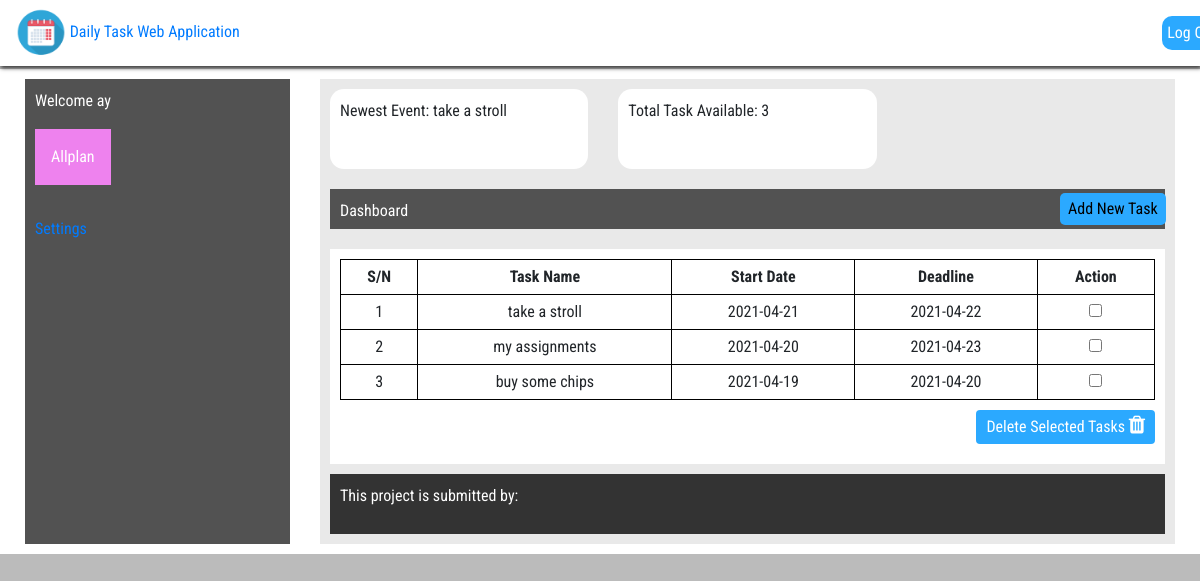
The page /homepage.php (signed in) on the database its author committed.
### tables this page shows
CREATE TABLE `tasks` (
  `id` int(11) NOT NULL,
  `taskname` longtext NOT NULL,
  `start_date` date NOT NULL,
  `deadline` date NOT NULL,
  `deleted` int(11) NOT NULL,
  `userid` int(11) NOT NULL
);

### lib/functions.php (called while the page is built, shortened)
<?php
    function display_tasks()
    {
        include "conn.php";
        $userid= $_SESSION['id'];
        $sql= "SELECT * FROM tasks WHERE userid= '$userid' AND deleted= 0 ORDER BY id DESC";
        $result= mysqli_query($conn, $sql);
        $tasks= [];
        while($task= mysqli_fetch_assoc($result))
        {
            array_push($tasks, $task);
        }
        return $tasks;
    }
    function totalNoOfTasks()
    {
        include "conn.php";
        $userid= $_SESSION['id'];
        $sql= "SELECT * FROM tasks WHERE userid= '$userid' AND deleted= 0";
        $result= mysqli_query($conn, $sql);
        $total= mysqli_num_rows($result);
        return $total;
    }
    function displayNewEvent()
    {
        include "conn.php";
        $userid= $_SESSION['id'];
        $sql= "SELECT * FROM tasks WHERE userid= '$userid' AND deleted= 0 ORDER BY id DESC LIMIT 1";
        $result= mysqli_query($conn, $sql);
        $newTasks= [];
        while($task= mysqli_fetch_assoc($result))
        {
            array_push($newTasks, $task);
        }
        return $newTasks;
    }
?>

### main.php (the view, shortened to what this page needs)
<div id="mainBody">
    <div class="container-fluid">
        <div class="row">
            <div class="col-md-3 col-sm-3 col-xs-12">
                <div id="sideBody">
                    <p style="color:white">Welcome <?= $_SESSION['user']?></p>
                    <div class="dropdown">
                        <button class="dropbtn">Allplan</button>
                    </div>
                    <div style= "margin-top: 2em">
                        <a href="settings.php">Settings</a><br>
                    </div>
                </div>
            </div>
            <div class="col-md-9 col-sm-9 col-xs-12">
                <div id="taskBody">
                    <div class="row">
                        <?php
                            $newTasks= displayNewEvent();
                        ?>
                        <div class="col-md-4 col-sm-4 col-xs-12">
                            <?php foreach($newTasks as $task): ?>
                            <div id="newEvent">
                                <p>Newest Event: <?= $task['taskname']; ?></p>
                            </div>
                            <?php endforeach ?>
                        </div>
                        <?php
                            $totalTask= totalNoOfTasks();
                        ?>
                        <div class="col-md-4 col-sm-4 col-xs-12">
                            <div id="totalTask">
                                <p>Total Task Available: <?= $totalTask ?> </p>
                            </div>
                        </div>
                    </div>
                    <div class="row">
                        <div class="col-md-12 col-sm-12 col-xs-12">
                            <div id="taskButton">
                                <div id="dashboard">Dashboard</div>
                                <div id="addButton">
                                    <button type="button" data-toggle="modal" data-target="#newTask">Add New Task</button>
                                </div>
                            </div>
                        </div>
                    </div>
                    <?php
                        $tasks= display_tasks();
                    ?>
                    <div class="row">
                        <div class="col-md-12 col-sm-12 col-xs-12">
                            <div id="taskTable">
                                <form action="controller.php" method="post">
                                    <table>
                                        <tr>
                                            <th>S/N</th>
                                            <th>Task Name</th>
                                            <th>Start Date</th>
                                            <th>Deadline</th>
                                            <th colspan="2">Action</th>
                                        </tr>
                                        <?php $id = 1; ?>
                                        <?php foreach ($tasks as $task) : ?>
                                        <tr>
                                            <td><?= $id ?></td>
                                            <td><?= $task['taskname'] ?></td>
                                            <td><?= $task['start_date'] ?></td>
                                            <td><?= $task['deadline']?></td>
                                            <td><input type='checkbox' name="checkbox[]" value='<?= $task["id"] ?>' ></td>
                                        </tr>
                                        <?php $id++ ?>
                                        <?php endforeach ?>
                                    </table>
                                    <div id="delete">
                                        <button type="submit" id="trash" name="but_delete">
                                            Delete Selected Tasks
                                            <i class="fa fa-trash"></i>
                                        </button>
                                    </div>
                                </form>
                            </div>
                        </div>
                    </div>
                    <footer>
                        <div class="row">
                            <div class="col-md-12 col-sm-12 col-xs-12">
                                <div id="footerBox">
                                    <p>This project is submitted by: </p>
                                </div>
                            </div>
                        </div>
                    </footer>
                </div>
            </div>
        </div>
    </div>
</div>

### homepage.php (shortened to what this page needs)
<!doctype html>
<html>
    <head>
        <link rel="stylesheet" href="https://cdnjs.cloudflare.com/ajax/libs/animate.css/4.1.1/animate.min.css" />
        <link rel="stylesheet" href="https://cdnjs.cloudflare.com/ajax/libs/font-awesome/4.7.0/css/font-awesome.min.css">
		<link rel="stylesheet" href="https://stackpath.bootstrapcdn.com/bootstrap/4.4.1/css/bootstrap.min.css">
        <link rel="stylesheet" type="text/css" href="styles/index.css">
    </head>
    <body>
        <?php require "header.php";?>
        <?php require "main.php";?>
    </body>
</html>

### header.php (shortened to what this page needs)
<nav class="navbar-expand-md navbar-dark fixed-top" id="navigation">
    <div class="container-fluid navbar">
        <div class="navbar-header" id="comInfo">
            <a href="homepage.php" id="projectName" class="animate__animated animate__zoomInDown">
                <img src="pictures/icon.png" alt="" srcset="">
                <span>Daily Task Web Application</span>
            </a>
        </div>
        <a href="logout.php" class="logOUt">Log Out</a><br>
    </div>
</nav>

### styles/index.css (style rules this page uses)
.logOUt { background-color: var(--maincolor); padding: 5px; border-radius: 10px; color: white; position: relative; left: 30em; }
* { margin: 0; padding: 0; }
html { scroll-behavior: smooth; }
:root { --maincolor: #2ba9ff; --bgColor: #002046d7; --whiteColor: white; --blackColor: black; --textFont: 'Roboto Condensed', sans-serif; --subTopicFont: 'Roboto Condensed'; --topicFont: 'Fredoka One'; --titleFont: 'Roboto Condensed', sans-serif; }
body { margin:0; padding:0; font-family: var(--textFont); background-color: rgba(0, 0, 0, 0.267); }
#projectName img { height: 50px; width: 50px; }
nav { background-color: #fff; box-shadow: 1px 2px 4px #333333; }
#mainBody { position: relative; top: 4.3em; background-color: white; padding: 10px; }
#sideBody, #taskBody { height: 100%; width: 100%; padding: 10px; }
#sideBody { background-color: rgb(82, 82, 82); }
#taskBody { background-color: rgba(199, 198, 198, 0.39); }
#todayTask, #newEvent, #totalTask { height: 5em; width: 100%; padding: 10px; border-radius: 14px; background-color: #fff; }
#taskButton { background-color: rgb(82, 82, 82); height: 2.5em; padding: 10px; margin-top: 20px; display: flex; }
#taskButton #addButton { position: relative; left: 80%; top: -30%; }
#taskButton #dashboard { color: white; }
#addButton button { outline: none; border: none; margin-top: 0%; padding: 4px 8px; background-color: var(--maincolor); border-radius: 5px; }
#taskTable { background-color: #fff; margin-top: 20px; padding: 10px; height: 100%; width: 100%; }
#taskTable table { width: 100%; }
table, tr, th, td { border-collapse: collapse; border: 1px solid black; padding: 5px; text-align: center; }
#delete { float: right; margin-top: 10px; }
#trash { outline: none; border: none; color: white; background-color: var(--maincolor); border-radius: 4px; padding: 5px 10px; }
#trash i { font-size: 1.3em; }
footer { background-color: #333; padding: 10px; margin-top: 30px; color: white; }

### main.php (style rules this page uses)
.dropbtn { background-color: violet; color: white; padding: 16px; font-size: 16px; border: none; }
.dropdown { position: relative; display: inline-block; }

### rows shown on the page
tasks: taskname "take a stroll", start_date "2021-04-21", deadline "2021-04-22"
tasks: taskname "my assignments", start_date "2021-04-20", deadline "2021-04-23"
tasks: taskname "buy some chips", start_date "2021-04-19", deadline "2021-04-20"

### other values the page prints
$_SESSION['user'] "ay"
$totalTask "3"
